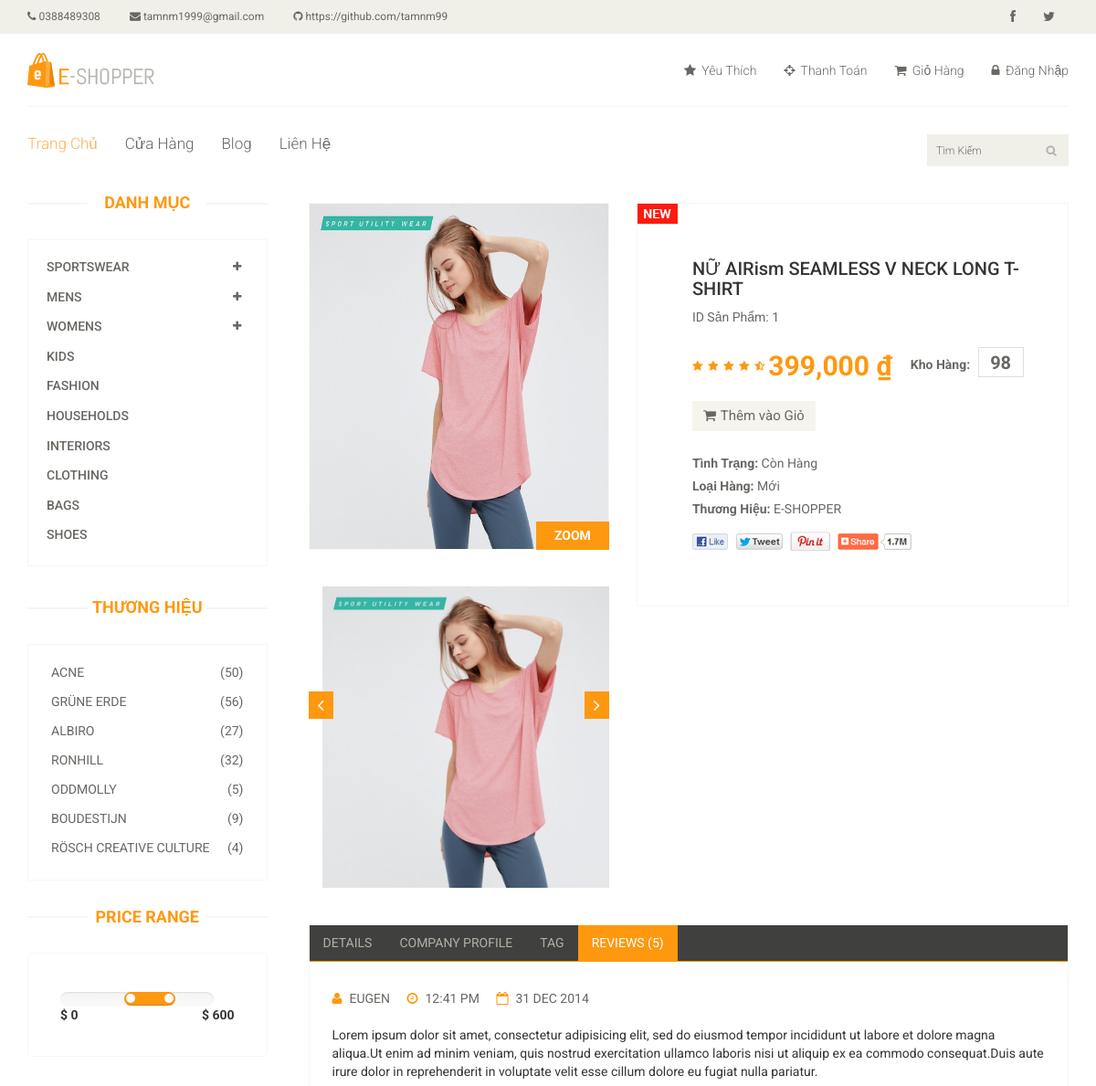
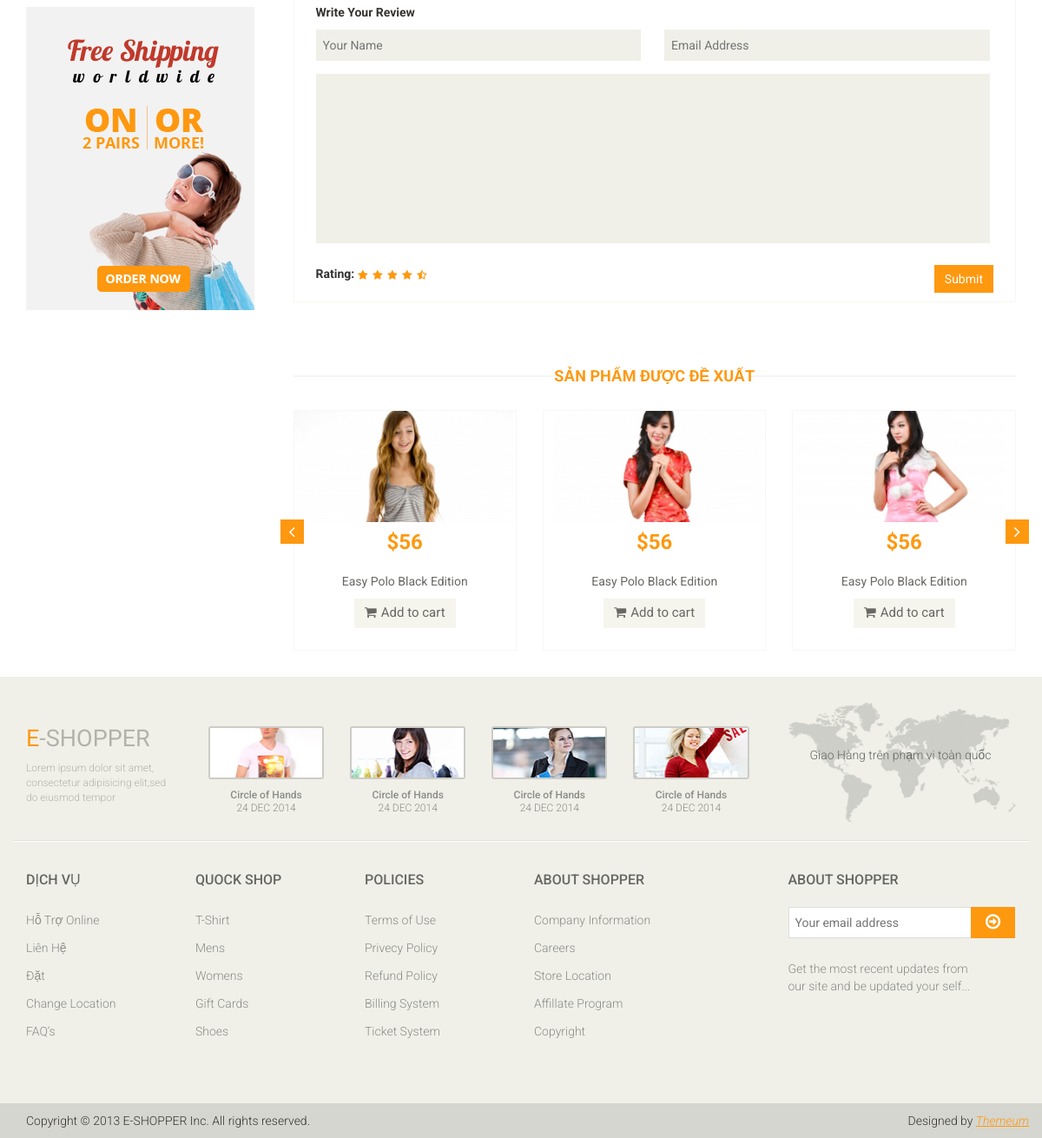
The page /public/product_details/nu-airism-seamless-v-neck-long-t-shirt on the database its author committed (2 pictures, top to bottom).
### tables this page shows
CREATE TABLE `tbl_products` (
  `id` int(15) NOT NULL,
  `user_url_address` varchar(60) NOT NULL,
  `description` varchar(300) NOT NULL,
  `category` int(15) NOT NULL,
  `price` float NOT NULL,
  `quantity` int(11) NOT NULL,
  `image` varchar(500) NOT NULL,
  `image2` varchar(500) DEFAULT NULL,
  `image3` varchar(500) DEFAULT NULL,
  `image4` varchar(500) DEFAULT NULL,
  `date` datetime NOT NULL,
  `slug` varchar(100) DEFAULT NULL
);

### app/views/eshop/product_details.php (the view, shortened to what the rows shown need)
<section>
    <div class="container">
        <div class="row">
            <div class="col-sm-3">
                <div class="left-sidebar">
                    <h2>Danh Mục</h2>
                    <div class="brands_products">
                        <h2>Thương Hiệu</h2>
                    </div>
                    <div class="price-range">
                        <h2>Price Range</h2>
                    </div>
                </div>
            </div>
            <div class="col-sm-9 padding-right">
                <?php if ($ROW) : ?>
                    <div class="product-details">
                        <div class="col-sm-5">
                            <div class="view-product">
                                <img src="<?= ROOT . $ROW->image ?>" alt=""/>
                                <h3>ZOOM</h3>
                            </div>
                            <div id="similar-product" class="carousel slide" data-ride="carousel">
                                <div class="carousel-inner">
                                    <div class="item active">
                                        <a href=""> <img src="<?= ROOT . $ROW->image ?>" alt=""/></a>
                                    </div>
                                </div>
                                <a class="left item-control" href="#similar-product" data-slide="prev">
                                    <i class="fa fa-angle-left"></i>
                                </a>
                                <a class="right item-control" href="#similar-product" data-slide="next">
                                    <i class="fa fa-angle-right"></i>
                                </a>
                            </div>
                        </div>
                        <div class="col-sm-7">
                            <div class="product-information">
                                <img src="<?= ASSETS . THEME ?>images/product-details/new.jpg" class="newarrival"
                                     alt=""/>
                                <h2><?= $ROW->description ?></h2>
                                <p>ID Sản Phẩm: <?= $ROW->id ?></p>
                                <img src="<?= ASSETS . THEME ?>images/product-details/rating.png" alt=""/>
                                <span>
									<span><?= number_format($ROW->price, 0, ',') ?> ₫</span>
									<label>Kho Hàng:</label>
									<input type="text" value="<?= $ROW->quantity ?>"/>
								</span>
                                <a href="<?= ROOT ?>add_to_cart/<?= $ROW->id ?>" class="btn btn-default add-to-cart"><i
                                            class="fa fa-shopping-cart"></i>Thêm vào Giỏ</a>
                                <p><b>Tình Trạng:</b> Còn Hàng</p>
                                <p><b>Loại Hàng:</b> Mới</p>
                                <p><b>Thương Hiệu:</b> E-SHOPPER</p>
                                <img src="<?= ASSETS . THEME ?>images/product-details/share.png"
                                     class="share img-responsive" alt=""/>
                            </div>
                        </div>
                    </div>
                    <div class="category-tab shop-details-tab">
                        <div class="col-sm-12">
                            <ul class="nav nav-tabs">
                                <li><a href="#details" data-toggle="tab">Details</a></li>
                                <li><a href="#companyprofile" data-toggle="tab">Company Profile</a></li>
                                <li><a href="#tag" data-toggle="tab">Tag</a></li>
                                <li class="active"><a href="#reviews" data-toggle="tab">Reviews (5)</a></li>
                            </ul>
                        </div>
                        <div class="tab-content">
                            <div class="tab-pane fade active in" id="reviews">
                                <div class="col-sm-12">
                                    <ul>
                                        <li><a href=""><i class="fa fa-user"></i>EUGEN</a></li>
                                        <li><a href=""><i class="fa fa-clock-o"></i>12:41 PM</a></li>
                                        <li><a href=""><i class="fa fa-calendar-o"></i>31 DEC 2014</a></li>
                                    </ul>
                                    <p>Lorem ipsum dolor sit amet, consectetur adipisicing elit, sed do eiusmod tempor
                                        incididunt ut labore et dolore magna aliqua.Ut enim ad minim veniam, quis
                                        nostrud
                                        exercitation ullamco laboris nisi ut aliquip ex ea commodo consequat.Duis aute
                                        irure
                                        dolor in reprehenderit in voluptate velit esse cillum dolore eu fugiat nulla
                                        pariatur.</p>
                                    <p><b>Write Your Review</b></p>
                                    <form action="#">
										<span>
											<input type="text" placeholder="Your Name"/>
											<input type="email" placeholder="Email Address"/>
										</span>
                                        <textarea name=""></textarea>
                                        <b>Rating: </b> <img
                                                src="<?= ASSETS . THEME ?>images/product-details/rating.png"
                                                alt=""/>
                                        <button type="button" class="btn btn-default pull-right">
                                            Submit
                                        </button>
                                    </form>
                                </div>
                            </div>
                        </div>
                    </div>
                <?php else : ?>
                    <div style="background-color: grey; color:white; margin-bottom: 200px; text-align: center">
                        <h2>Sản phẩm không tồn tại</h2>
                    </div>
                <?php endif; ?>
                <h2 class="title text-center">Sản Phẩm được đề xuất</h2>
                <div class="recommended_items">
                    <div id="recommended-item-carousel" class="carousel slide" data-ride="carousel">
                        <div class="carousel-inner">
                            <div class="item active">
                                <div class="col-sm-4">
                                    <div class="product-image-wrapper">
                                        <div class="single-products">
                                            <div class="productinfo text-center">
                                                <h2>$56</h2>
                                            </div>
                                        </div>
                                    </div>
                                </div>
                                <div class="col-sm-4">
                                    <div class="product-image-wrapper">
                                        <div class="single-products">
                                            <div class="productinfo text-center">
                                                <h2>$56</h2>
                                            </div>
                                        </div>
                                    </div>
                                </div>
                                <div class="col-sm-4">
                                    <div class="product-image-wrapper">
                                        <div class="single-products">
                                            <div class="productinfo text-center">
                                                <h2>$56</h2>
                                            </div>
                                        </div>
                                    </div>
                                </div>
                            </div>
                        </div>
                    </div>
                </div>
            </div>
        </div>
    </div>
</section>

### rows shown on the page
tbl_products: image (picture), description "NỮ AIRism SEAMLESS V NECK LONG T-SHIRT", id "1", price "399,000", quantity "98"
